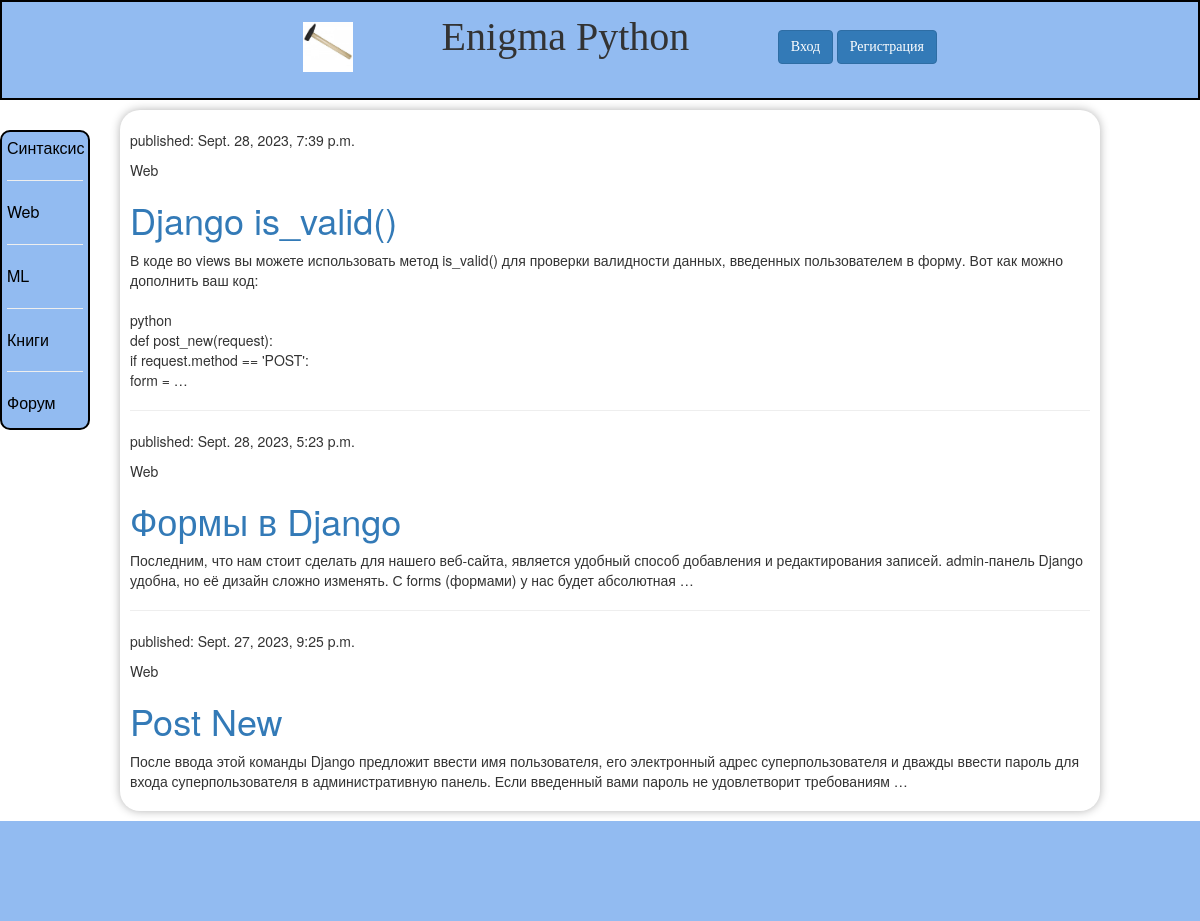
The app's page /, older data.
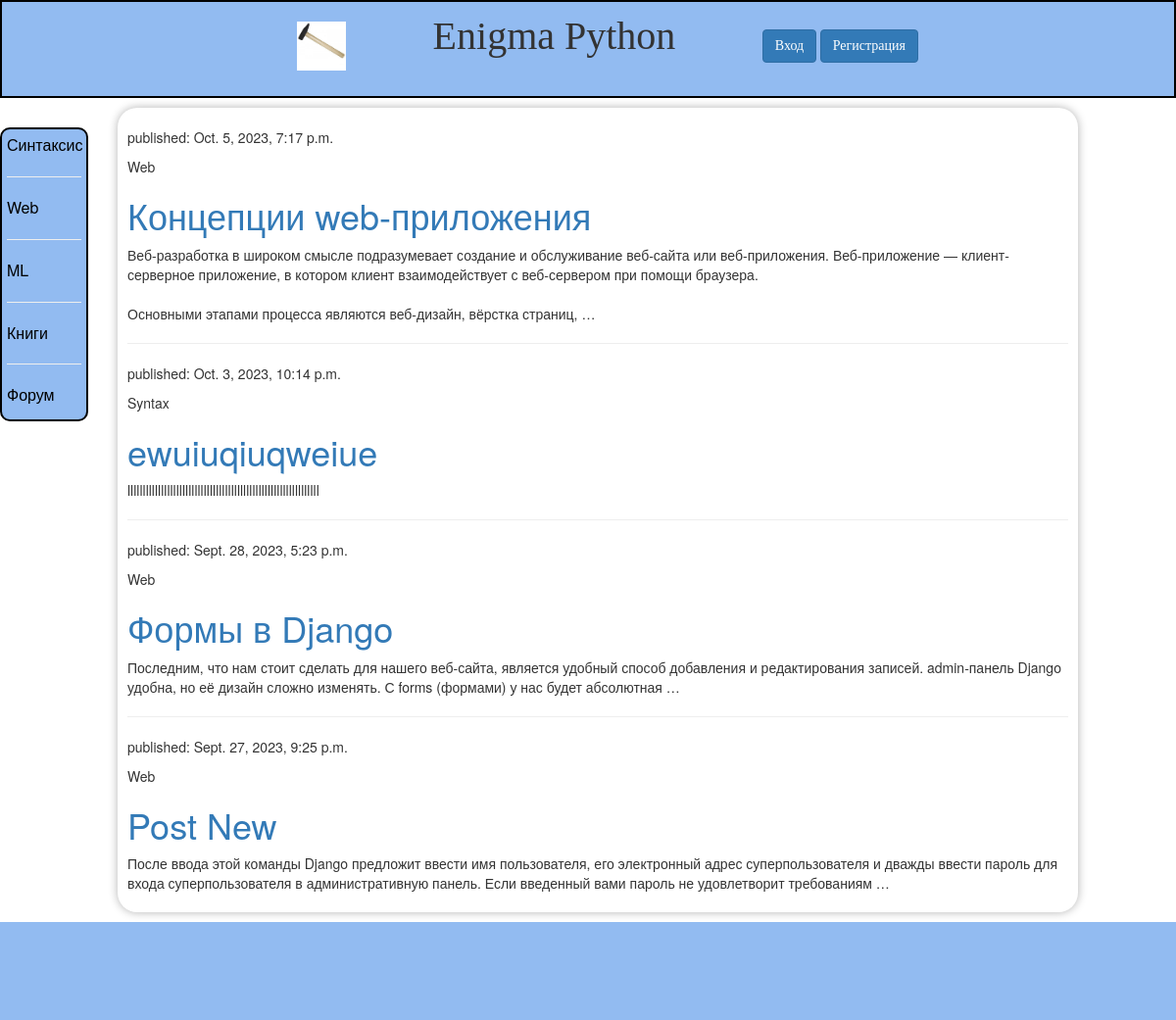
The same page, newer data.
### coolsite/models.py (models this page shows, shortened)
class Post(models.Model):
    AUTHOR_CHOICES = (
        ('ML', 'Machine Learning'),
        ('Web', 'Web Development'),
        ('Syntax', 'Programming Syntax'),
        ('Book', 'Book Reviews'),
    )
    author = models.ForeignKey(settings.AUTH_USER_MODEL, on_delete=models.CASCADE)
    choice = models.CharField(max_length=10, choices=AUTHOR_CHOICES, default='Syntax')
    title = models.CharField(max_length=200)
    text = models.TextField()
    img = models.ImageField(upload_to='images/', default='default_image.jpg')
    created_date = models.DateTimeField(default=timezone.now)
    published_date = models.DateTimeField(blank=True, null=True)
    def get_absolute_url(self):
        return reverse('post_detail', args=[str(self.pk)])

### coolsite/views.py (the view)
# urls.py: path('', views.index, name='home'),
def index(request):
    post = Post.objects.filter(published_date__lte=timezone.now()).order_by('-published_date')
    return render(request, 'blog/index.html', {'post': post, 'menu': menu})

### coolsite/templates/blog/index.html
{% extends 'base.html' %}
{% block content %}
        <p>{% for post in post %}</p>
            <p>published: {{ post.published_date }}</p>
            <p> {{ post.choice }}</p>
            <h1><a href="{{ post.get_absolute_url }}">{{ post.title }}</a></h1
            <p>{{ post.text|linebreaksbr|truncatewords:30 }}</p>
            {% if not forloop.last %}
            <hr>
            {% endif %}
    {% endfor %}
{% endblock %}

Row changes from the older to the newer data that the page shows:
removed Post: published_date "Sept. 28, 2023, 7:39 p.m.", choice "Web", title "Django is_valid()", text "В коде во views вы можете использовать метод is_valid() для проверки валидности данных, введенных пользователем в форму. Вот как можно дополнить ваш код: python def post_new(request): if request.method == 'POST': form = …"
added Post: published_date "Oct. 5, 2023, 7:17 p.m.", choice "Web", title "Концепции web-приложения", text "Веб-разработка в широком смысле подразумевает создание и обслуживание веб-сайта или веб-приложения. Веб-приложение — клиент-серверное приложение, в котором клиент взаимодействует с веб-сервером при помощи браузера. Основными этапами процесса являются веб-дизайн, вёрстка страниц, …"
added Post: published_date "Oct. 3, 2023, 10:14 p.m.", choice "Syntax", title "ewuiuqiuqweiue", text "lllllllllllllllllllllllllllllllllllllllllllllllllllllllllllllll"
